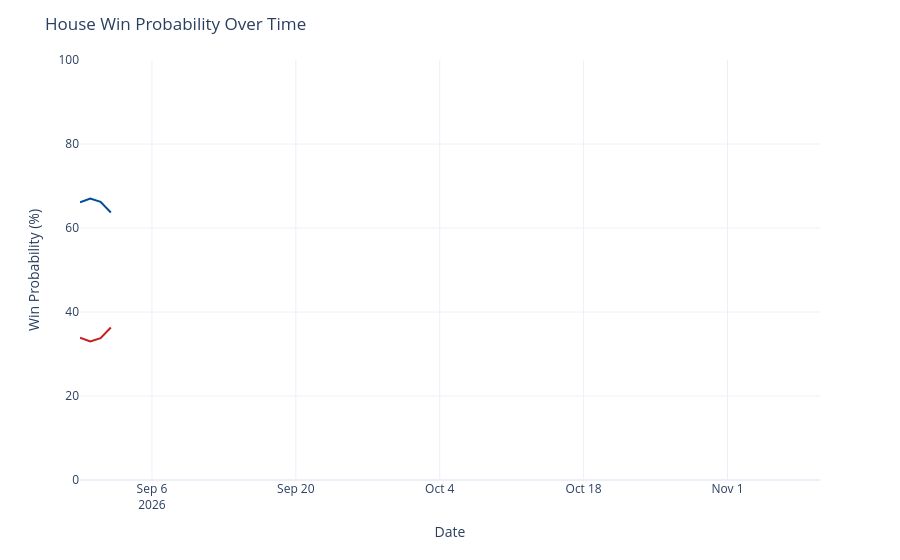

Source (notebook cell):
### Code cell
chance_over_time = output_ts[(output_ts['geo'] == 'US House') &
                             (output_ts['type'] == 'chance')]
chance_over_time['rep_chance'] = chance_over_time['y'].map(lambda x: 100 - x)
chance_over_time = chance_over_time.rename({'y': 'Democrats', 'rep_chance': 'Republicans'}, axis=1)
chance_time_ser = px.line(chance_over_time, x='date', y=['Democrats', 'Republicans'], template='plotly_white',
                         color_discrete_map={'Democrats': '#004b97', 'Republicans': '#c71e1d'},)
chance_time_ser.update_traces(hovertemplate="%{y:.1f}%")
chance_time_ser.update_layout(
    xaxis=dict(range=[pd.to_datetime('2026-08-30'), pd.to_datetime('2026-11-10')]),
    yaxis=dict(range=[0, 100]),
    xaxis_title='Date',
    yaxis_title='Win Probability (%)',
    title=dict(text="House Win Probability Over Time"),
    hovermode="x",
    showlegend=False
)
chance_time_ser

### Figure 1 — Plotly figure (JSON) as saved in the notebook; plotly's stock layout.template omitted (floating-point values rounded to 4 significant figures)
{"data": [{"hovertemplate": "%{y:.1f}%", "legendgroup": "Democrats", "line": {"color": "#004b97", "dash": "solid"}, "marker": {"symbol": "circle"}, "mode": "lines", "name": "Democrats", "orientation": "v", "showlegend": true, "type": "scatter", "x": ["2026-08-30", "2026-08-31", "2026-09-01", "2026-09-02"], "xaxis": "x", "y": [66.12, 67.02, 66.25, 63.69], "yaxis": "y"}, {"hovertemplate": "%{y:.1f}%", "legendgroup": "Republicans", "line": {"color": "#c71e1d", "dash": "solid"}, "marker": {"symbol": "circle"}, "mode": "lines", "name": "Republicans", "orientation": "v", "showlegend": true, "type": "scatter", "x": ["2026-08-30", "2026-08-31", "2026-09-01", "2026-09-02"], "xaxis": "x", "y": [33.88, 32.98, 33.75, 36.31], "yaxis": "y"}], "layout": {"hovermode": "x", "legend": {"title": {"text": "variable"}, "tracegroupgap": 0}, "margin": {"t": 60}, "showlegend": false, "title": {"text": "House Win Probability Over Time"}, "xaxis": {"anchor": "y", "domain": [0, 1], "range": ["2026-08-30T00:00:00", "2026-11-10T00:00:00"], "title": {"text": "Date"}}, "yaxis": {"anchor": "x", "domain": [0, 1], "range": [0, 100], "title": {"text": "Win Probability (%)"}}}}
